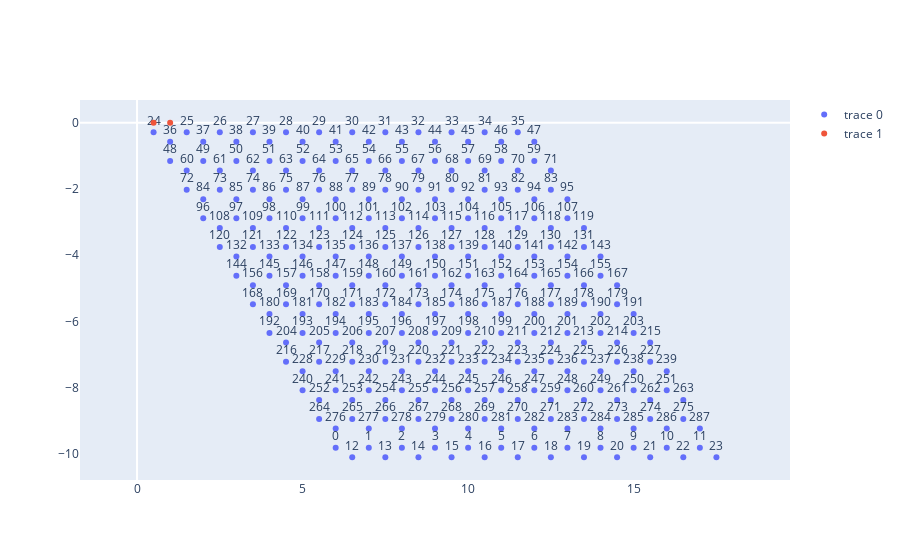

The notebook cell saved with this chart:
### Code cell
data1 = go.Scatter(
    x = hex_.lattice_coor[:,0],
    y = hex_.lattice_coor[:,1],
    text=[f'{i}' for i in range(np.prod(hex_.l) * 2)],
    mode = 'markers+text',
    textposition="top center",
)


data2 = go.Scatter(
    x = (edge_coor_array + base_edge)[:2,0],
    y = (edge_coor_array + base_edge)[:2,1],
    mode = 'markers',
)

fig = go.Figure()
fig.add_traces(
    [data1, data2]
)
fig.layout.yaxis = {
    'scaleanchor': 'x', 'scaleratio': 1
}
fig.layout.yaxis.showgrid = False
fig.layout.xaxis.showgrid = False
fig.show()

### Figure 1 — Plotly figure (JSON) as saved in the notebook; plotly's stock layout.template omitted (floating-point values rounded to 4 significant figures; data arrays with more than 128 entries replaced by an {"elided": "..."} marker saying what was removed)
{"data": [{"mode": "markers+text", "text": {"elided": "288 str values"}, "textposition": "top center", "type": "scatter", "x": {"elided": "288 float values"}, "y": {"elided": "288 float values"}}, {"mode": "markers", "type": "scatter", "x": [0.5, 1], "y": [0, 0]}], "layout": {"xaxis": {"showgrid": false}, "yaxis": {"scaleanchor": "x", "scaleratio": 1, "showgrid": false}}}
